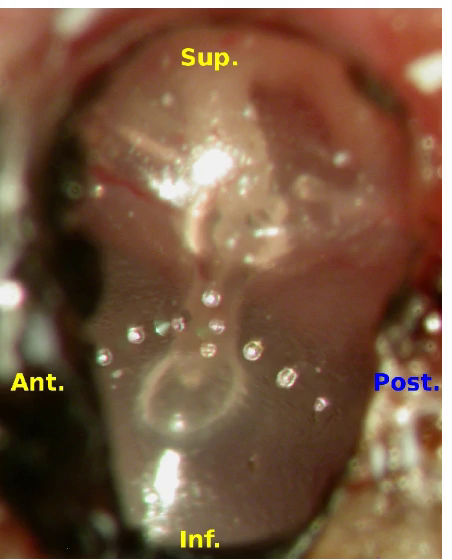
#> input picture detection/frame1_original.png, 452 x 560 px
$ python bead_detection.py frame1_original.png
#> lines starting #> are read from the running program, lines starting #| are printed output that depends on the picture
"""Detect bright blobs directly from a grayscale ROI using SimpleBlobDetector."""

import argparse

import cv2

def load_image(image_path):
    """Load a BGR image and stop clearly if the file cannot be read."""
#> called with image_path = 'frame1_original.png'
    image = cv2.imread(str(image_path), cv2.IMREAD_COLOR)
#> image is the input picture: shape (560, 452, 3); mean B, G, R 67.4, 90.6, 122
    if image is None or image.size == 0:
        raise ValueError(f"Could not load image: {image_path}")
    return image


def convert_to_grayscale(image):
    """Convert OpenCV's BGR image to a single grayscale channel."""
    return cv2.cvtColor(image, cv2.COLOR_BGR2GRAY)
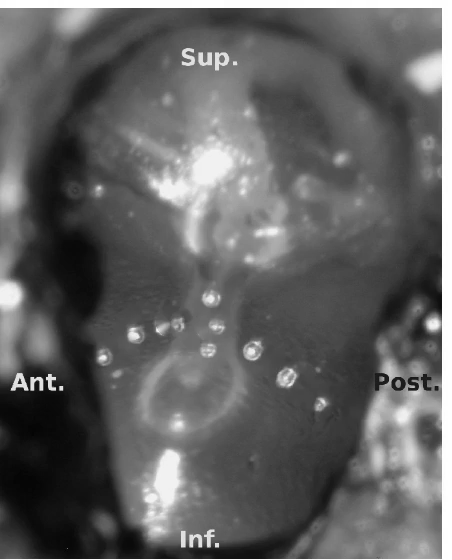
#> returned value: shape (560, 452); min 4, max 255, mean 97.3


def select_roi(image):
    """Return the selected (x, y, width, height), or None on cancellation."""
    window = "Select ROI - drag, then Enter or Space; C to cancel"
    print("Draw a rectangle, then press Enter or Space. Press C to cancel.")
    try:
#> (the run stopped early here; a loop or call above may not have finished)
